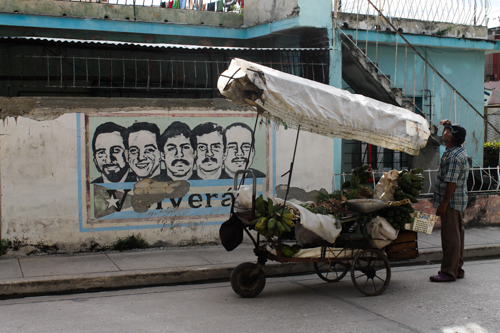
#> input picture A2/img/bild05.jpg, 500 x 333 px, found by its file name
$ python main.py   (older library calls are emulated)
#> lines starting #> are read from the running program, lines starting #| are printed output that depends on the picture
#> further down, im is the input picture: PIL image 500x333 RGB; mean R, G, B 98.1, 99.2, 95.9
from PIL import Image
import numpy as np
import matplotlib.pyplot as plt
import matplotlib.cm as cm
import copy


def compute_Histo(img):
	histo = np.histogram(img,bins= list(range(0,255)),normed=True)
	return histo[0]


def bin_Histo(img, bin=1):
	histo = np.histogram(img,bins= list(range(0,bin)),normed=True)
	return histo[0]


def brighten(img, offset):
	for x in range(img.shape[0]):
		for y in range(img.shape[1]):
			if img[x,y] > 255-offset:
				img[x,y] = 255
			else:
				img[x,y] += offset
	return img


def get_lut(k,p):
	if p<k:
		lut = 10
	else:
		lut = 0
	return lut


def brighten_with_lut(img,k):
	for x in range(img.shape[0]):
		for y in range(img.shape[1]):
			lut = get_lut(k,img[x,y])
			if img[x,y] > 255-lut:
				img[x,y] = 255
			else:
				img[x,y] += lut
	return img


def rgb2gray(img):
	gray = copy.deepcopy(img[:,:,0])
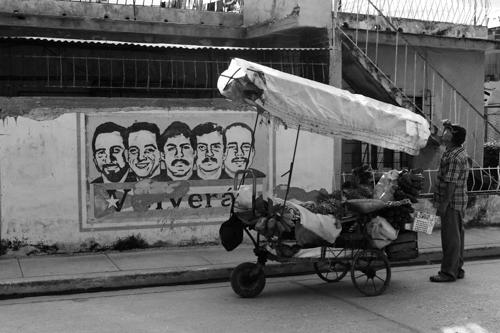
#> gray: shape (333, 500); min 0, max 255, mean 98.1
	for x in range(img.shape[0]):
		for y in range(img.shape[1]):
			gray[x,y] = img[x,y,0] * 0.299
			gray[x,y] += img[x,y,1] * 0.587
			gray[x,y] += img[x,y,2] * 0.114
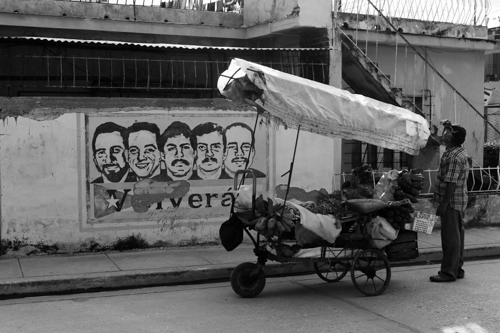
#> gray: shape (333, 500); min 0, max 254, mean 97
	return gray


if __name__ == "__main__":


	im = Image.open("bild05.jpg")
	im = np.array(im)
	im = rgb2gray(im)
	#im = brighten_with_lut(im, 100)
	#im = brighten(im,100)
	histo = compute_Histo(im)
#> histo = 254 values, max 0.0102 at index 151, min 0.000228 at index 196, mean 0.00394
	#histo = bin_Histo(im, 100)


	N = histo.size
#> N = 254
	x = range(N)
	width = 1
	plt.figure(1)
	plt.subplot(211)
	plt.bar(x, histo, width, color="blue")
	plt.xlim([0,N-1])
	plt.subplot(212)
	plt.imshow(im, cmap = cm.Greys_r)
	plt.show()
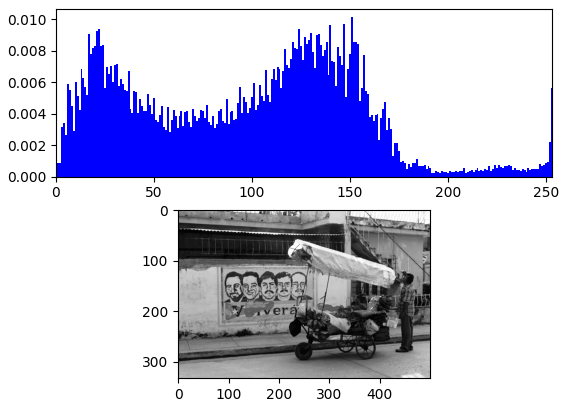
#> figure drawn by matplotlib, 2 panels; panel 1: tallest bar 0.0102 high, from x = 150.5 to 151.5

$ run again, with A2/img/bild01.jpg copied over A2/img/bild05.jpg
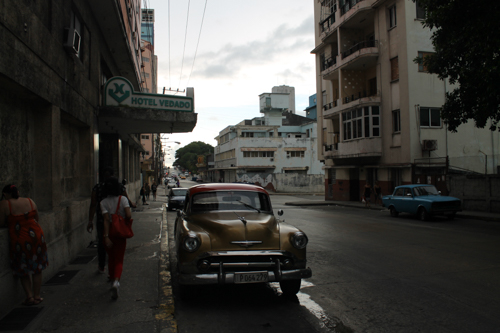
#> input picture A2/img/bild01.jpg, 500 x 333 px, found by its file name
#> im is the input picture: PIL image 500x333 RGB; mean R, G, B 62.9, 61.8, 58.3
#> in rgb2gray, `gray = copy.deepcopy(img[:,:,0])`:
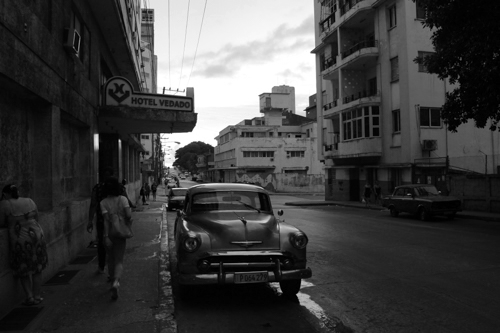
#> gray: shape (333, 500); min 0, max 255, mean 62.9
#> histo = 254 values, max 0.0321 at index 23, min 4.8e-05 at index 182, mean 0.00394
#> `plt.show()`:
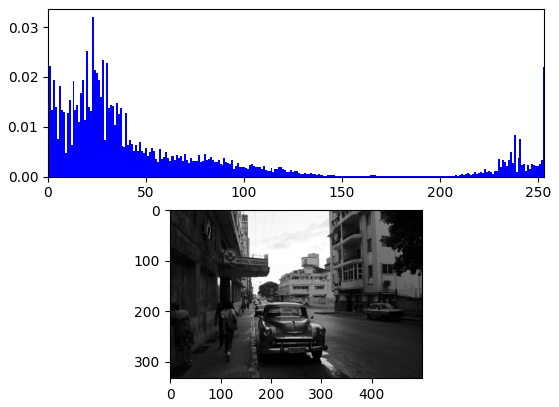
#> figure drawn by matplotlib, 2 panels; panel 1: tallest bar 0.0321 high, from x = 22.5 to 23.5

$ run again, with A2/img/bild03.jpg copied over A2/img/bild05.jpg
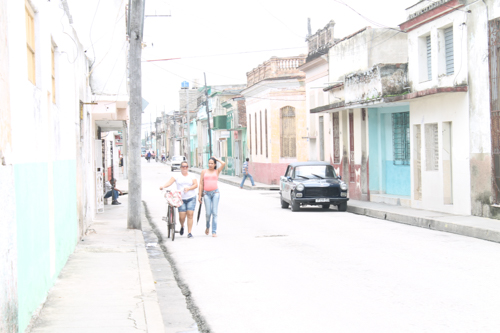
#> input picture A2/img/bild03.jpg, 500 x 333 px, found by its file name
#> im is the input picture: PIL image 500x333 RGB; mean R, G, B 233, 232.5, 231.9
#> after the loop in rgb2gray, `for x in range(img.shape[0]):`:
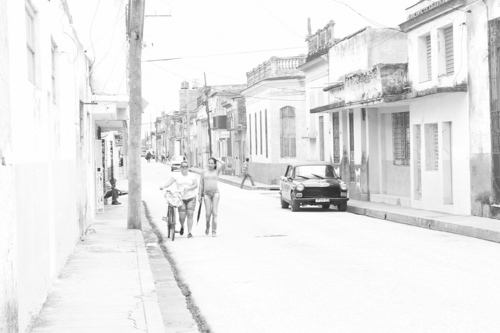
#> gray: shape (333, 500); min 39, max 254, mean 231.1
#> histo = 254 values, max 0.211 at index 253, min 0 at index 0, mean 0.00394
#> `plt.show()`:
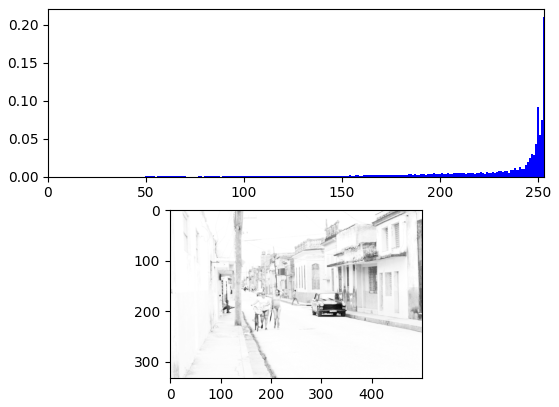
#> figure drawn by matplotlib, 2 panels; panel 1: tallest bar 0.211 high, from x = 252.5 to 253.5
